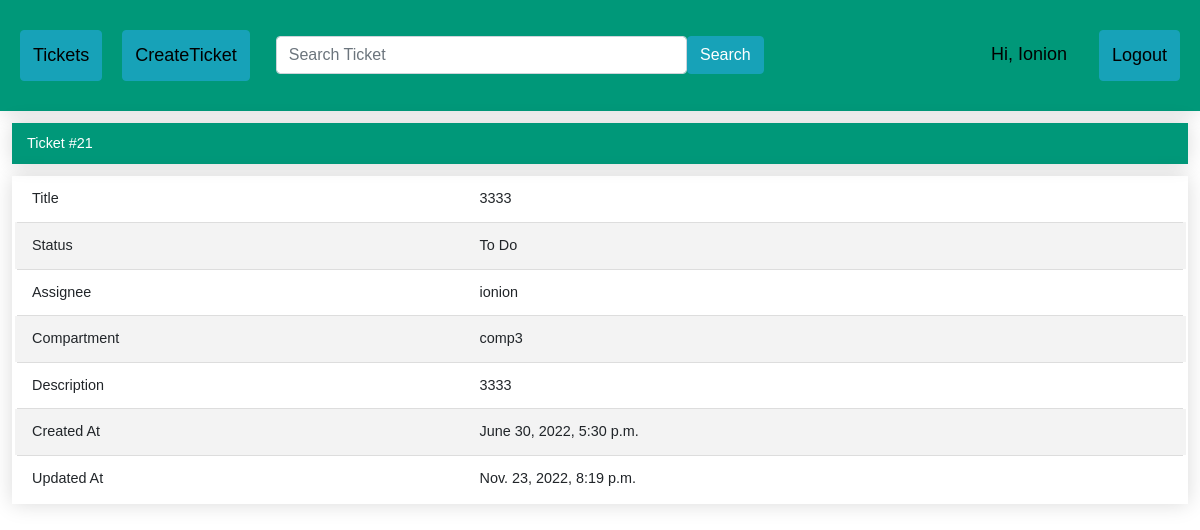
Page /ticket/21 (signed in) on the earlier database version.
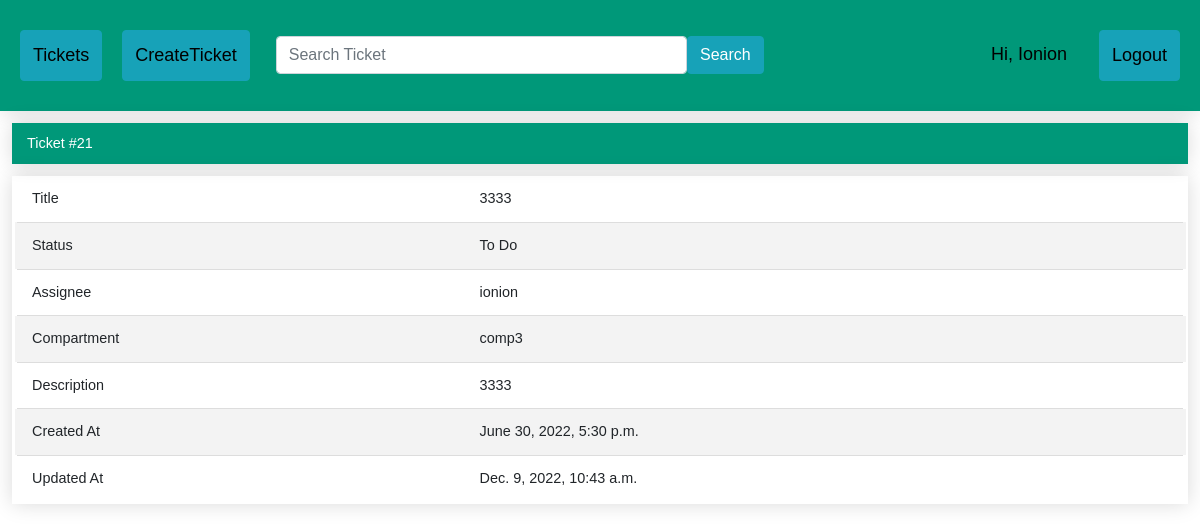
Same page on the later database version.
### ticketApp/models.py (models this page shows)
class Ticket(models.Model):
	title = models.CharField(max_length=100)
	assignee = models.ForeignKey(User, null=True, blank=True, on_delete=models.CASCADE)
	status = models.CharField(max_length=25, choices=TicketStatus.choices, default=TicketStatus.TO_DO)
	compartment = models.CharField(max_length=25, choices=Compartiment.choices, default=None, null=False, blank=False)
	description = models.TextField()
	created_at = models.DateTimeField('created at', auto_now_add=True)
	updated_at = models.DateTimeField('updated at', auto_now=True)
	active = models.BooleanField(default=1)

### ticketApp/views.py (the view)
# urls.py: path('ticket/<int:ticket_id>', views.ticket_by_id, name='ticket_by_id'),
@login_required
def ticket_by_id(request, ticket_id):
	ticket = Ticket.objects.get(pk=ticket_id)
	if request.user == ticket.assignee or request.user.is_superuser or\
			request.user.usercreate.compartment == ticket.compartment:
		return render(request, 'ticket_by_id.html', {'ticket': ticket})
	else:
		return redirect('index')

### ticketApp/templates/ticket_by_id.html (shortened to what this page needs)
{% extends 'base.html' %}
{% block content %}
<div class="ticket">
 <table class="styled-table">
 <h2> Ticket #{{ticket.id}}</h2>
 <tbody>
  <tr>
   <td>Title</td>
   <td>{{ticket.title}}</td>
  </tr>
  <tr>
   <td>Status</td>
   <td>{{ticket.status}}</td>
  </tr>
  <tr>
   <td>Assignee</td>
   <td>{{ticket.assignee}}</td>
  </tr>
    <tr>
   <td>Compartment</td>
   <td>{{ticket.compartment}}</td>
  </tr>
  <tr>
   <td>Description</td>
   <td>{{ticket.description}}</td>
  </tr>
  <tr>
   <td>Created At</td>
   <td>{{ticket.created_at}}</td>
  </tr>
  <tr>
   <td>Updated At</td>
   <td>{{ticket.updated_at}}</td>
  </tr>
 </tbody>
 </table>
</div>
{% endblock %}

Differences in the rows shown:
changed Ticket "To Do": updated_at "Nov. 23, 2022, 8:19 p.m." → "Dec. 9, 2022, 10:43 a.m."
